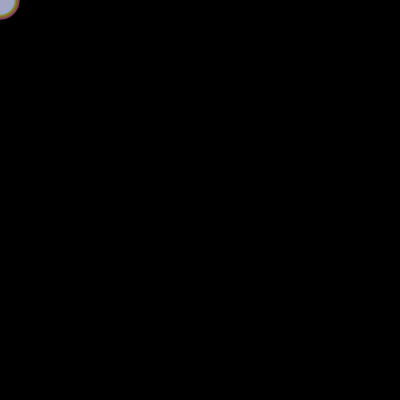
Frame 1 (no input)
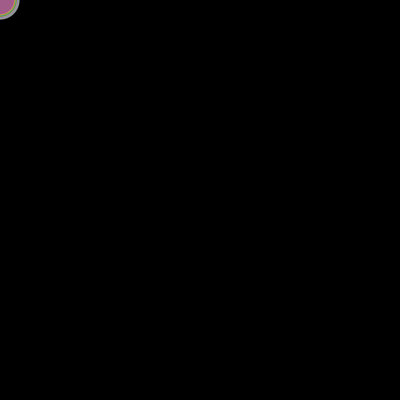
Frame 60 (the mouse pressed at the canvas centre just before this capture)
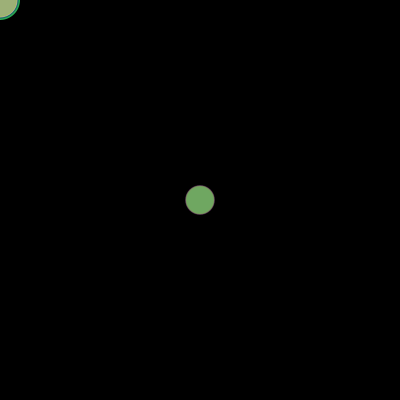
Frame 120 (the mouse held since frame 60 and released just before this capture)

The Processing sketch that drew these frames (run headless with seeded random() and noise(); from frame 60 on, the mouse is pressed at the canvas centre):

// Processing sketch: processing_12380
// ── processing_12380.pde

int[] xpos = new int[70];
int[] ypos = new int[70]; 

void setup(){
  size(400,400);
  frameRate (30); 
  smooth();
  for (int i = 0; i<xpos.length; i ++) {
    xpos[i] = 0;
    ypos[i] = 0;
  }
}

void draw(){
  background(0);
  for (int i = 0; i < xpos.length-1; i ++) {
    xpos[i] = xpos[i+1];
    ypos[i] = ypos[i+1];
  }
  
  xpos[xpos.length-1] = mouseX;
  ypos[ypos.length-1] = mouseY;
  
  for (int i = 0; i < xpos.length;i ++){
  noStroke();
  fill(random(255),55+random(150),random(255),random(255));
  ellipse(xpos[i],ypos[i],40-i,40-i);
  }
}
